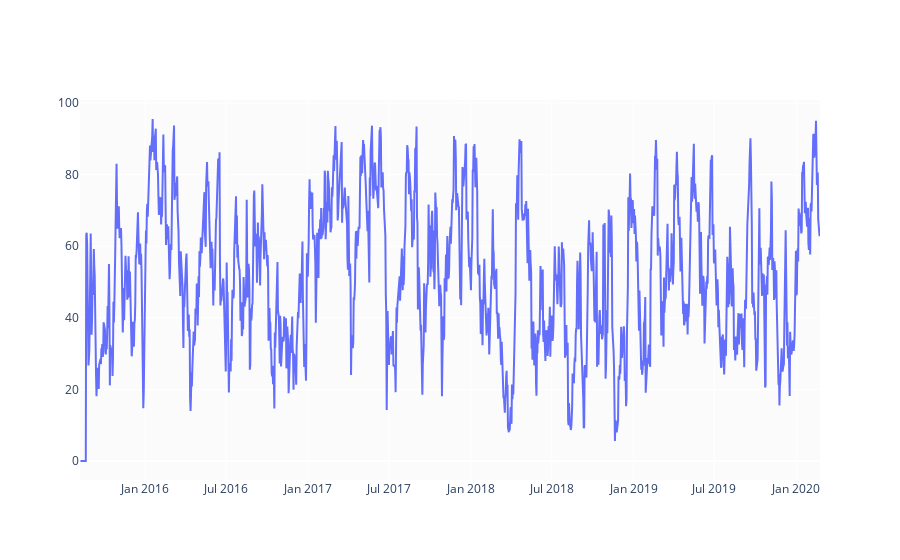

Notebook source saved alongside this figure:
### Code cell
#Definition taken from:https://www.kaggle.com/wangqiyuan/stock-trend-and-prices-prediction-using-xgboost/notebook
def relative_strength_idx(df, n=14):
    close = df['Close']
    delta = close.diff()
    delta = delta[1:]
    Up = delta.copy()
    Down = delta.copy()
    Up[Up < 0] = 0
    Down[Down > 0] = 0
    rollUp = Up.rolling(n).mean()
    rollDown = Down.abs().rolling(n).mean()
    rs = rollUp / rollDown
    rsi = 100.0 - (100.0 / (1.0 + rs))
    return rsi

df['RSI'] = relative_strength_idx(df).fillna(0)

fig = go.Figure(go.Scatter(x=df.Date, y=df.RSI, name='RSI'))
fig.show()

### Figure 1 — Plotly figure (JSON) as saved in the notebook; plotly's stock layout.template omitted (floating-point values rounded to 4 significant figures; data arrays with more than 128 entries replaced by an {"elided": "..."} marker saying what was removed)
{"data": [{"name": "RSI", "type": "scatter", "x": {"elided": "1661 str values"}, "y": {"elided": "1661 float values"}}], "layout": {}}
